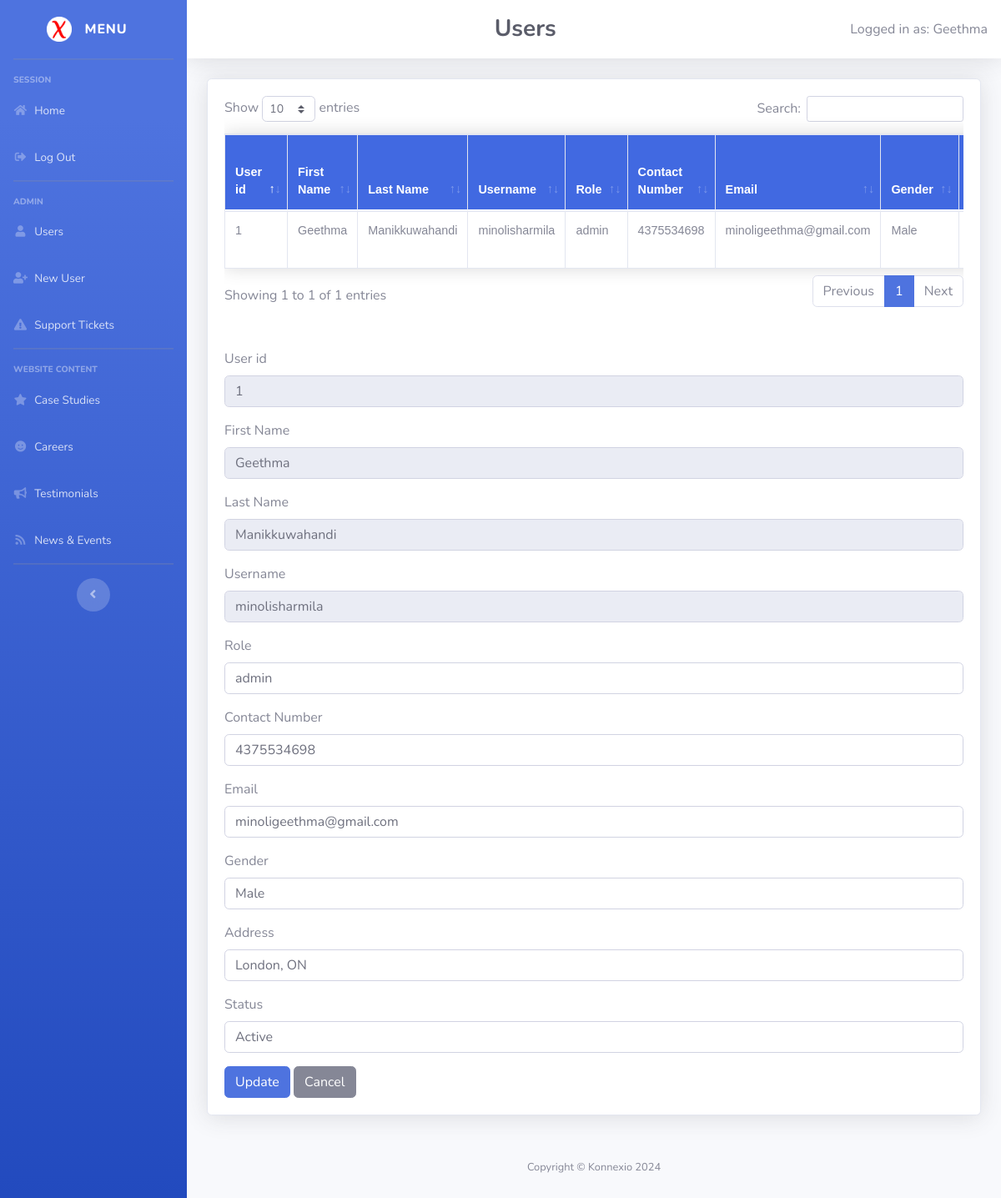
Screenshot of /admin_page/UserEdit.php?id=1 (signed in) with the database file from the repository.
### tables this page shows
CREATE TABLE `user` (
  `userid` int(11) NOT NULL,
  `first_name` varchar(255) NOT NULL,
  `last_name` varchar(255) NOT NULL,
  `roleid` int(11) NOT NULL,
  `contact_no` bigint(11) DEFAULT NULL,
  `email` varchar(255) DEFAULT NULL,
  `Gender` varchar(255) DEFAULT NULL,
  `Address` varchar(255) DEFAULT NULL,
  `isactive` tinyint(1) NOT NULL DEFAULT 1,
  `last_updated_date` datetime DEFAULT NULL
);

CREATE TABLE `user_credentials` (
  `credential_id` int(11) NOT NULL,
  `userid` int(11) NOT NULL,
  `username` varchar(255) NOT NULL,
  `password` varchar(255) NOT NULL,
  `created_date` date NOT NULL DEFAULT current_timestamp(),
  `last_updated_date` datetime DEFAULT NULL,
  `expiry_date` date DEFAULT NULL
);

CREATE TABLE `user_role` (
  `roleid` int(11) NOT NULL,
  `role_name` varchar(255) NOT NULL
);

### admin_page/AdminPagesBodyEdit.php (the view, shortened to what this page needs)
<!DOCTYPE html>
<html lang="en">
<head>
</head>
<body>
    <?php
        $id = isset($_GET['id']) ? intval($_GET['id']) : 0;
		$currentPage = basename($_SERVER['PHP_SELF']);
		if ($currentPage === 'UserEdit.php') {
        $query = 'SELECT ' . implode(',', $tableColumnNames) . ' , cs.roleid
                  FROM ' . $tableDbName . ' cs
                  JOIN user_role r ON cs.roleid = r.roleid JOIN user_credentials cr ON cs.userid = cr.userid WHERE ' .$tableColumnNames[0].'='.$id;
        $result = $conn->query($query);
		}
		else {
        $query = 'SELECT ' . implode(',', $tableColumnNames) . ' FROM ' . $tableDbName . ' WHERE ' .$tableColumnNames[0].'='.$id;
        $result = $conn->query($query);
        }
        $referer = isset($_SERVER['HTTP_REFERER']) ? $_SERVER['HTTP_REFERER'] : 'admin.php';
    ?>
    <div id="wrapper">
    <?php include 'Sidebar.php'; ?>
    <div id="content-wrapper" class="d-flex flex-column">
        <div id="content">
                <nav class="navbar navbar-expand navbar-light bg-white topbar mb-4 static-top shadow">
                    <div class="container-fluid">
                        <h3 class="m-0 font-weight-bold text-dark"><?php echo $tableName; ?></h3>
                        <div class="top-right justify-content-right">
                            <span>Logged in as: <?php echo $_SESSION['first_name']; ?></span>
                        </div>
                    </div>
                </nav>
            <div class="container-fluid">
                <div class="card shadow mb-4">
                    <div class="card-body">
                        <div class="table-responsive">
                            <?php
                                echo '<table class="table table-bordered styled-table" id="dataTable" width="100%" cellspacing="0">
                                        <thead>
                                            <tr>';
                                                for ($i = 0; $i < count($tableTitles); $i++) {
                                                    echo '<th scope="col">' . $tableTitles[$i] . '</th>';
                                                }
                                            echo '</tr>
                                        </thead>
                                        <tbody>';
                                    while ($row = $result->fetch_assoc()) {
                                        echo '<tr>';
                                        for ($i = 0; $i < count($tableColumnNames); $i++) {
                                            $columnName = $tableColumnNames[$i];
											$columnName = str_replace('cs.', '', $columnName);
											$columnName = str_replace('r.', '', $columnName);
											$columnName = str_replace('cr.', '', $columnName);
                                            $value = $row[$columnName];
                                            if ($columnName === 'image') {
                                                $imagePath = 'upload/' . $value;
                                                echo '<td><a href="#" class="thumbnail-link" data-toggle="modal" data-target="#imageModal" data-image="' . $imagePath . '">';
                                                echo '<img src="' . $imagePath . '" alt="image" class="img-thumbnail">';
                                                echo '</a></td>';
                                            }
                                            elseif ($columnName === 'isactive') {
                                                if ($value == 1) {
                                                    echo '<td><span style="color: green;">Active</span></td>';
                                                } else {
                                                    echo '<td><span style="color: red;">Inactive</span></td>';
                                                }
                                            } elseif ($columnName === 'form') {
												$scriptData = $row['form'];
												echo '<td>' . htmlspecialchars($scriptData) . '</td>';
											}
                                            elseif ($columnName === 'last_updated_date' && (empty($value) || is_null($value))) {
                                                echo '<td>N/A</td>';
                                            }
                                            else {
                                                echo '<td>' . $value . '</td>';
                                            }
                                        }
                                        echo '</tr>';
                                    }
                                    echo '</tbody>
                                    </table>';
                                ?>
                                <br><br>
                                <form method="post" enctype="multipart/form-data">
                                    <?php
                                        $result = $conn->query($query);
                                        $row = $result->fetch_assoc();
                                        for ($i = 0; $i < count($tableColumnNames); $i++) {
                                            $columnName = $tableColumnNames[$i];
											$columnName = str_replace('cs.', '', $columnName);
											$columnName = str_replace('r.', '', $columnName);
											$columnName = str_replace('cr.', '', $columnName);
                                            $columnTitle = $tableTitles[$i];
                                            if (in_array($columnName, $disabletableColumnNames)) {
                                                echo '<div class="mb-3">
                                                    <label for="formGroupExampleInput'.$i.'" class="form-label">'.$columnTitle.'</label>
                                                    <input type="text" class="form-control" id="formGroupExampleInput'.$i.'" value="'.$row[$columnName].'" readonly>
                                                </div>';
                                            } elseif ($columnName == 'content') {
												echo '<div class="mb-3">
													<label for="formGroupExampleInput'.$i.'" class="form-label">'.$columnTitle.'</label>
													<textarea class="form-control" id="formGroupExampleInput'.$i.'" name="'.$columnName.'" rows="4">'.$row[$columnName].'</textarea>
												</div>';
											} elseif ($columnName == 'form') {
												echo '<div class="mb-3">
													<label for="formGroupExampleInput'.$i.'" class="form-label">'.$columnTitle.'</label>
													<textarea class="form-control" id="formGroupExampleInput'.$i.'" name="'.$columnName.'" rows="4">'.$row[$columnName].'</textarea>
												</div>';
										    } elseif ($columnName == 'URL') {
												echo '<div class="mb-3">
													<label for="formGroupExampleInput'.$i.'" class="form-label">'.$columnTitle.'</label>
													<textarea class="form-control" id="formGroupExampleInput'.$i.'" name="'.$columnName.'" rows="4">'.$row[$columnName].'</textarea>
												</div>';
										    } elseif ($columnName == 'event_date') {
												echo '<div class="mb-3">
													<label for="formGroupExampleInput'.$i.'" class="form-label">'.$columnTitle.'</label>
													<input type="date" class="form-control" id="formGroupExampleInput'.$i.'" name="'.$columnName.'" value="'.htmlspecialchars($row[$columnName]).'" required>
												</div>';
											} elseif ($columnName == 'last_updated_date') {
												continue;
											} elseif ($columnName == 'Gender') {
												echo '<div class="mb-3">
													<label for="formGroupExampleInput'.$i.'" class="form-label">'.$columnTitle.'</label>
													<select class="form-control" id="formGroupExampleInput'.$i.'" name="'.$columnName.'">
														<option value="Male"' . ($row[$columnName] == 'Male' ? ' selected' : '') . '>Male</option>
														<option value="Female"' . ($row[$columnName] == 'Female' ? ' selected' : '') . '>Female</option>
														<option value="Other"' . ($row[$columnName] == 'Other' ? ' selected' : '') . '>Other</option>
													</select>
												</div>';
											} elseif ($columnName == 'isactive') {
												echo '<div class="mb-3">
													<label for="formGroupExampleInput'.$i.'" class="form-label">'.$columnTitle.'</label>
													<select class="form-control" id="formGroupExampleInput'.$i.'" name="'.$columnName.'">
														<option value="1"' . ($row[$columnName] == '1' ? ' selected' : '') . '>Active</option>
														<option value="0"' . ($row[$columnName] == '0' ? ' selected' : '') . '>Inactive</option>
													</select>
												</div>';
											} elseif ($columnName == 'role_name') {
												echo '<div class="mb-3">
														<label for="formGroupExampleInput'.$i.'" class="form-label">'.$columnTitle.'</label>
														<select class="form-control" id="formGroupExampleInput'.$i.'" name="roleid">';
												try {
													$stmt = $conn->query("SELECT roleid, role_name FROM user_role");
													$selectedRoleId = $row['roleid'];
													while ($roleRow = $stmt->fetch_assoc()) {
														$selected = ($selectedRoleId == $roleRow['roleid']) ? ' selected' : '';
														echo "<option value='" . $roleRow['roleid'] . "'" . $selected . ">" . $roleRow['role_name'] . "</option>";
													}
												} catch (Exception $e) {
													echo "Error: " . $e->getMessage();
												}
												echo '</select>
													</div>';
                                        } else {
												echo '<div class="mb-3">
													<label for="formGroupExampleInput'.$i.'" class="form-label">'.$columnTitle.'</label>
													<input type="text" class="form-control" id="formGroupExampleInput'.$i.'" name="'.$columnName.'" value="'.$row[$columnName].'">
												</div>';
											}
										}
                                    ?>
                                    <button type="submit" class="btn btn-primary">Update</button>
                                    <a href="<?php echo $referer; ?>" class="btn btn-secondary">Cancel</a>
                                </form>
                        </div>
                    </div>
                </div>
            </div>
        </div>
        <footer class="sticky-footer" background-color:#F0F1F5>
            <div class="container my-auto">
                <div class="copyright text-center my-auto">
                    <span>Copyright &copy; Konnexio 2024</span>
                </div>
            </div>
        </footer>
    </div>
    </div>
    <?php include 'ReferencesBottom.php' ?>
</body>
</html>

### admin_page/AdminPagesBodyEdit.php (style rules this page uses)
.styled-table { border-collapse: collapse; margin: 25px 0; font-size: 0.9em; font-family: sans-serif; min-width: 400px; box-shadow: 0 0 20px rgba(0, 0, 0, 0.15); }
.styled-table thead tr { color: #ffffff; background-color: #4169E1; text-align: left; }

### rows the page displays
user: userid "1", first_name "Geethma", last_name "Manikkuwahandi", user_credentials.username "minolisharmila", roleid.role_name "admin", contact_no "4375534698", email "minoligeethma@gmail.com", Gender "Male", username "minolisharmila", Address "London, ON", isactive "Active"

### other values shown
$tableName "Users"
$_SESSION['first_name'] "Geethma"
$tableTitles[$i] "User id"
$tableTitles[$i] "First Name"
$tableTitles[$i] "Last Name"
$tableTitles[$i] "Username"
$tableTitles[$i] "Role"
$tableTitles[$i] "Contact Number"
$tableTitles[$i] "Email"
$tableTitles[$i] "Gender"
$columnTitle "User id"
$columnTitle "First Name"
$columnTitle "Last Name"
$columnTitle "Username"
$columnTitle "Role"
